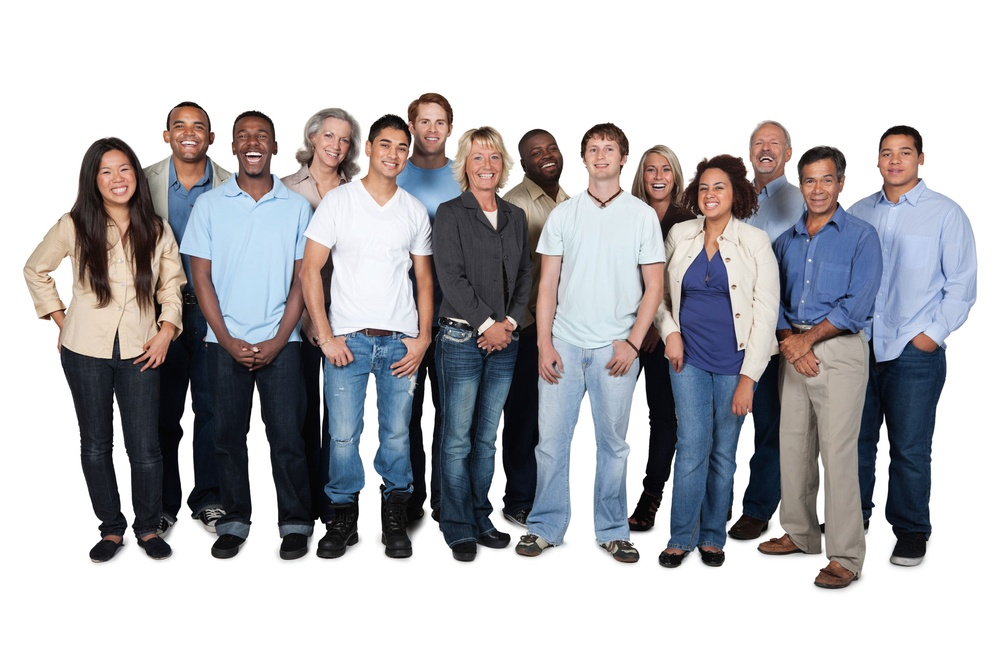
#> input picture multiple-face-recognition/people-8.jpg, 1000 x 666 px, shrunk from 2716 x 1810 before the run
$ python face-recognition.py
#> lines starting #> are read from the running program, lines starting #| are printed output that depends on the picture; after the words box and inside, x2 and y2 are one past the last pixel; in counts of white or black regions, pixels touching at a corner belong together
import numpy as np
import cv2

face_cascade = cv2.CascadeClassifier('./haarcascade_frontalface_default.xml')
eye_cascade = cv2.CascadeClassifier('./haarcascade_eye.xml')

img = cv2.imread('people-8.jpg')
#> img is the input picture: shape (666, 1000, 3); mean B, G, R 185.1, 181.8, 182.6

gray = cv2.cvtColor(img, cv2.COLOR_BGR2GRAY)
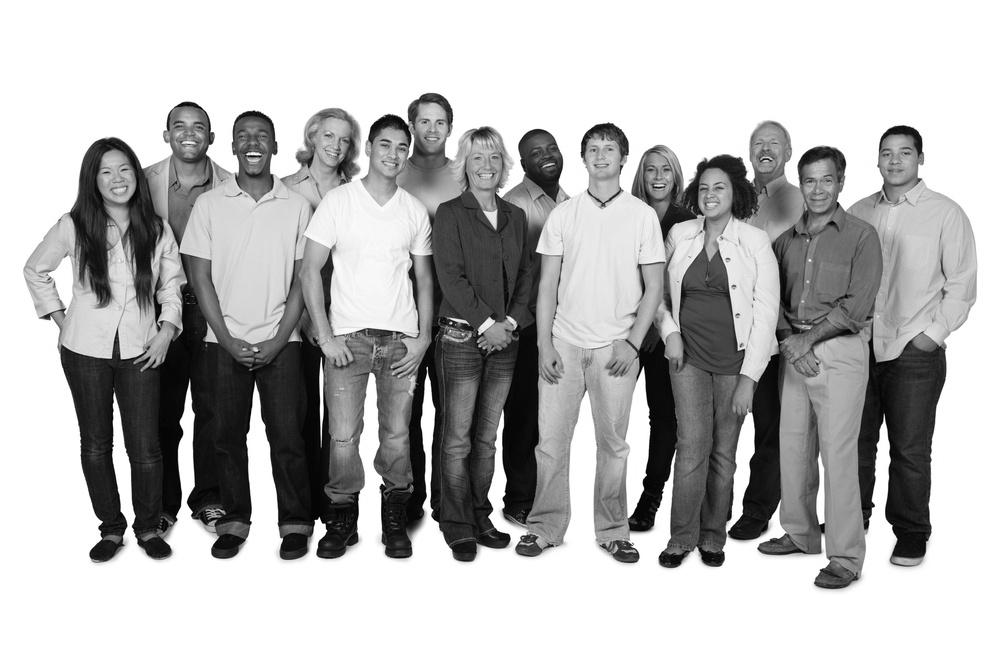
#> gray: shape (666, 1000); min 0, max 255, mean 182.4
faces = face_cascade.detectMultiScale(gray, 1.3, 5)
#> faces = [[410, 104, 45, 45], [578, 133, 48, 48], [639, 153, 40, 40], [90, 151, 50, 50], [692, 171, 42, 42], [165, 108, 49, 49], [368, 125, 51, 51], [872, 134, 50, 50], [793, 161, 51, 51]]
for (x,y,w,h) in faces:
    img = cv2.rectangle(img,(x,y),(x+w,y+h),(255,0,0),2)
    roi_gray = gray[y:y+h, x:x+w]
    roi_color = img[y:y+h, x:x+w]
    eyes = eye_cascade.detectMultiScale(roi_gray)
    for (ex,ey,ew,eh) in eyes:
        cv2.rectangle(roi_color,(ex,ey),(ex+ew,ey+eh),(0,255,0),2)
#> this loop made 9 passes
#> pass 1, `img = cv2.rectangle(img,(x,y),(x+w,y+h),(255,0,0),2)`:
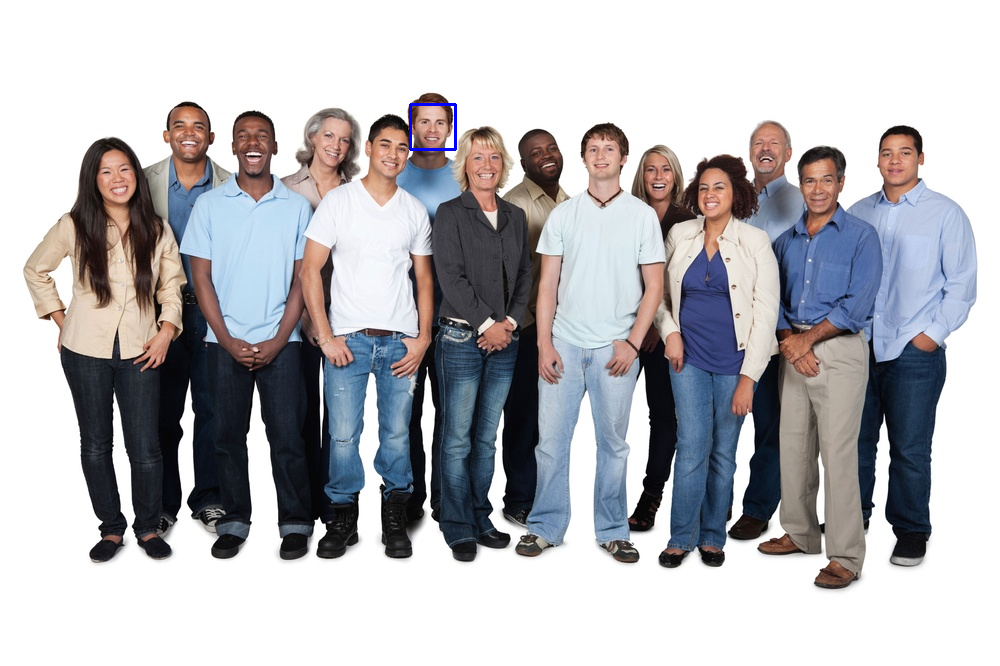
#> img: shape (666, 1000, 3); 0.08% of pixels changed, all inside (x1, y1, x2, y2) = (409, 103, 457, 151)
#> pass 1, `roi_color = img[y:y+h, x:x+w]`:
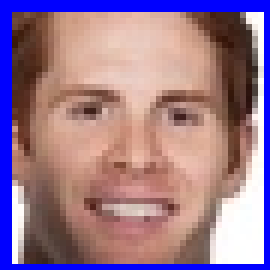
#> roi_color: shape (45, 45, 3) (shown 6 times larger); mean B, G, R 142.2, 120.8, 154.4
#> pass 2, `img = cv2.rectangle(img,(x,y),(x+w,y+h),(255,0,0),2)`:
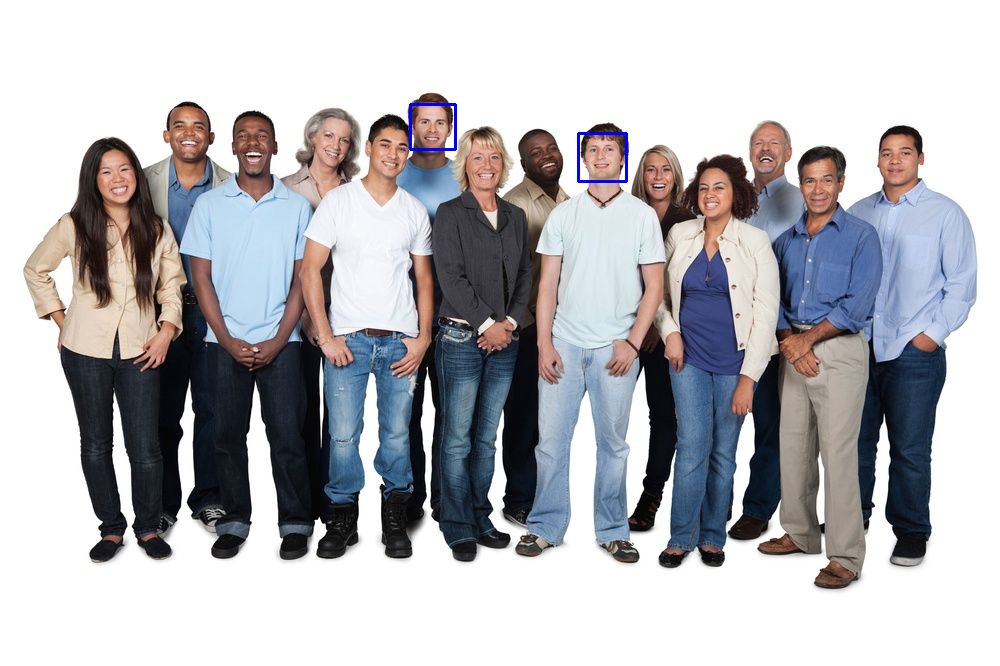
#> img: shape (666, 1000, 3); 0.09% of pixels changed, all inside (x1, y1, x2, y2) = (577, 132, 628, 183)
#> after the loop:
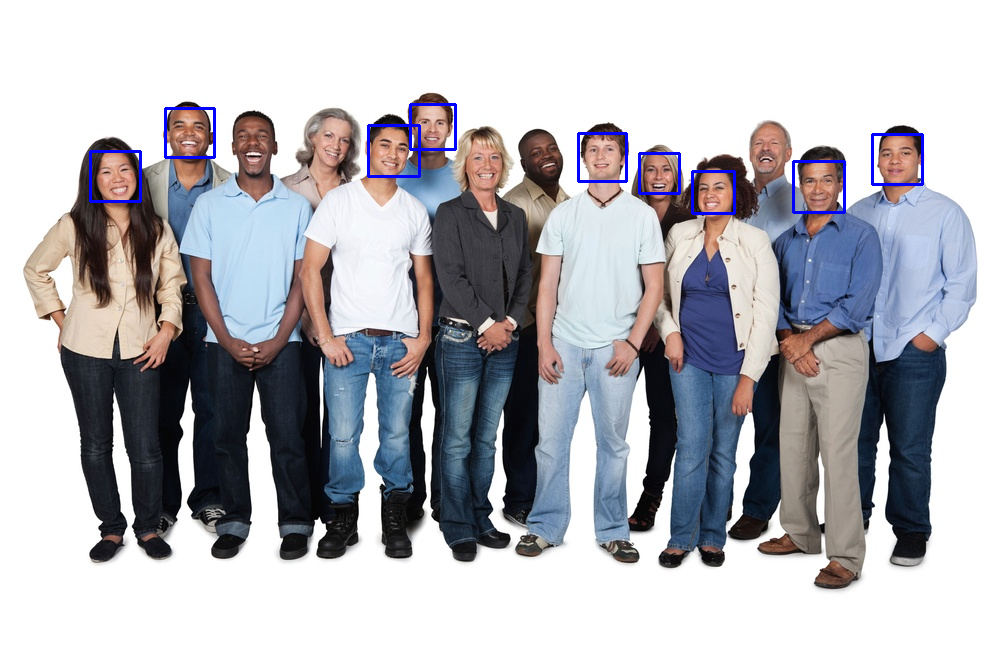
#> img: shape (666, 1000, 3); 0.59% of pixels changed, all inside (x1, y1, x2, y2) = (89, 107, 924, 215)
#> after the loop:
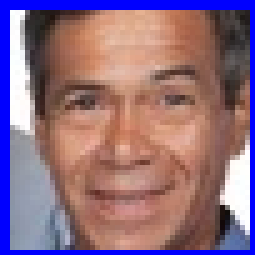
#> roi_color: shape (51, 51, 3) (shown 5 times larger); mean B, G, R 128.5, 109.3, 142.5
#> after the loop:
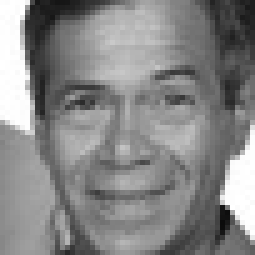
#> roi_gray: shape (51, 51) (shown 5 times larger); min 11, max 255, mean 134.5
cv2.imwrite('people_face-recognition.jpg', img)
cv2.imshow('people_face-recognition',img)
cv2.waitKey(0)
